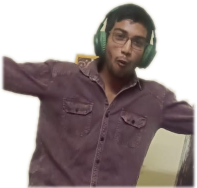
#> input picture assets/teja/teja_hero.png, 197 x 188 px
$ python make_avatar.py
#> lines starting #> are read from the running program, lines starting #| are printed output that depends on the picture; after the words box and inside, x2 and y2 are one past the last pixel; in counts of white or black regions, pixels touching at a corner belong together
from PIL import Image, ImageDraw, ImageOps

# Load the active in-game character image.
hero = Image.open("assets/teja/teja_hero.png").convert("RGBA")
#> hero is the input picture: PIL image 197x188 RGBA; mean R, G, B, A 135.5, 120.6, 109.7, 157.4
print("Teja cutout dimensions:", hero.size)
#| Teja cutout dimensions: (197, 188)

# Create a circular avatar for start & game over previews
avatar_size = (180, 180)
head = Image.open("assets/teja/teja_head.png").convert("RGBA")
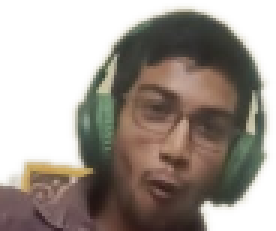
#> input picture assets/teja/teja_head.png, 92 x 77 px (shown 3 times larger)
#> head is the input picture: PIL image 92x77 RGBA; mean R, G, B, A 138.9, 127.8, 109.2, 157.6
# Center head on nice cinematic background
avatar = Image.new("RGBA", avatar_size, (29, 60, 74, 255))
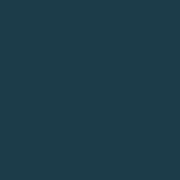
#> avatar: PIL image 180x180 RGBA; mean R, G, B, A 29, 60, 74, 255
# Scale head to fit
head_scaled = head.resize((150, int(150 * head.size[1] / head.size[0])), Image.Resampling.LANCZOS)
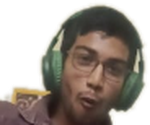
#> head_scaled: PIL image 150x125 RGBA; mean R, G, B, A 80.2, 71.1, 61.2, 157.6; transparent parts drawn white
ox = (avatar_size[0] - head_scaled.size[0]) // 2
#> ox = 15
oy = (avatar_size[1] - head_scaled.size[1]) // 2
#> oy = 27
avatar.paste(head_scaled, (ox, oy), head_scaled)
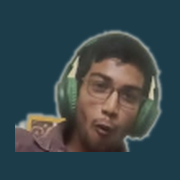
#> avatar: PIL image 180x180 RGBA; mean R, G, B, A 55.5, 70.3, 74.9, 252.5; transparent parts drawn white

# Circular mask
mask = Image.new("L", avatar_size, 0)
#> mask: PIL image 180x180 L; every value is 0
draw = ImageDraw.Draw(mask)
draw.ellipse((0, 0, avatar_size[0], avatar_size[1]), fill=255)
avatar.putalpha(mask)
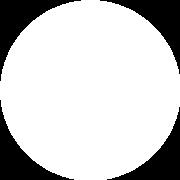
#> mask: PIL image 180x180 L; 79.2% white; 4 black regions, box (x1, y1, x2, y2) and area: (0, 0, 81, 81) 1765, (100, 0, 180, 74) 1684, (0, 100, 74, 180) 1684, (107, 107, 180, 180) 1604
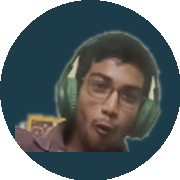
#> avatar: PIL image 180x180 RGBA; mean R, G, B, A 55.5, 70.3, 74.9, 202; transparent parts drawn white
avatar.save("assets/teja/teja_avatar.png")
print("Saved assets/teja/teja_avatar.png")
